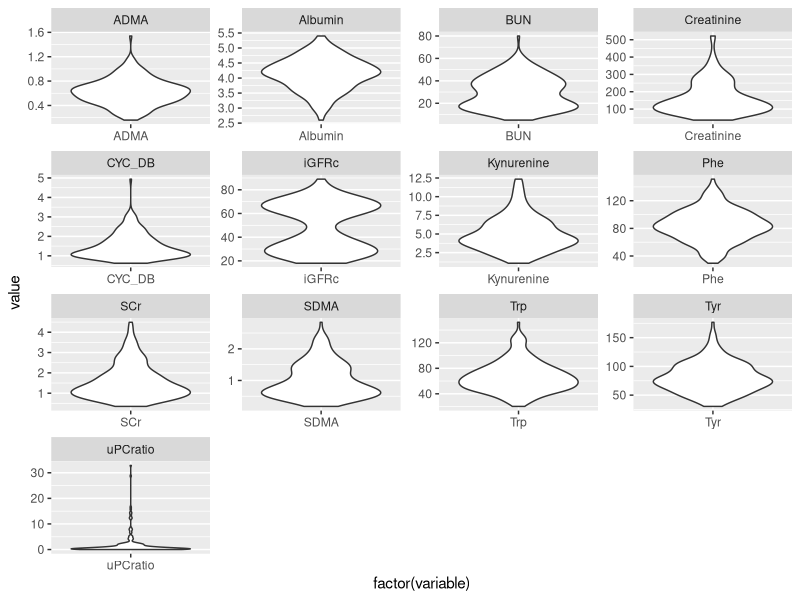
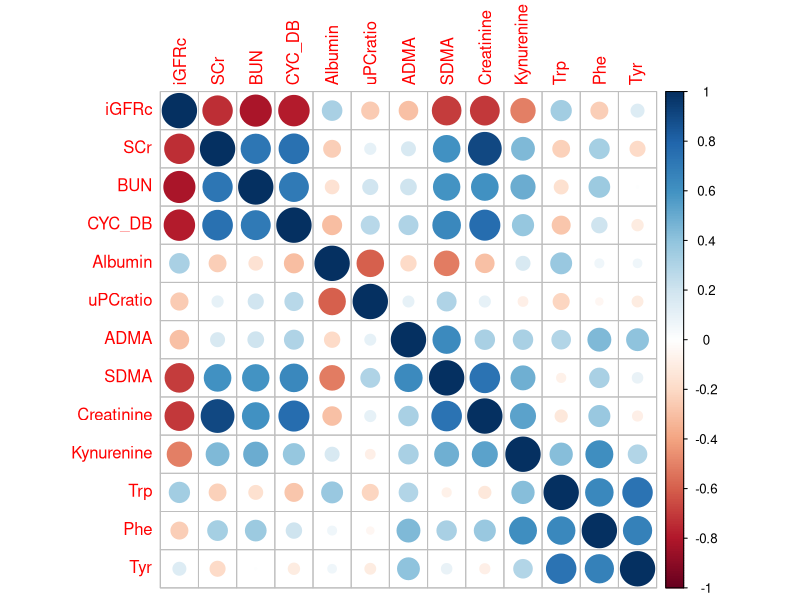
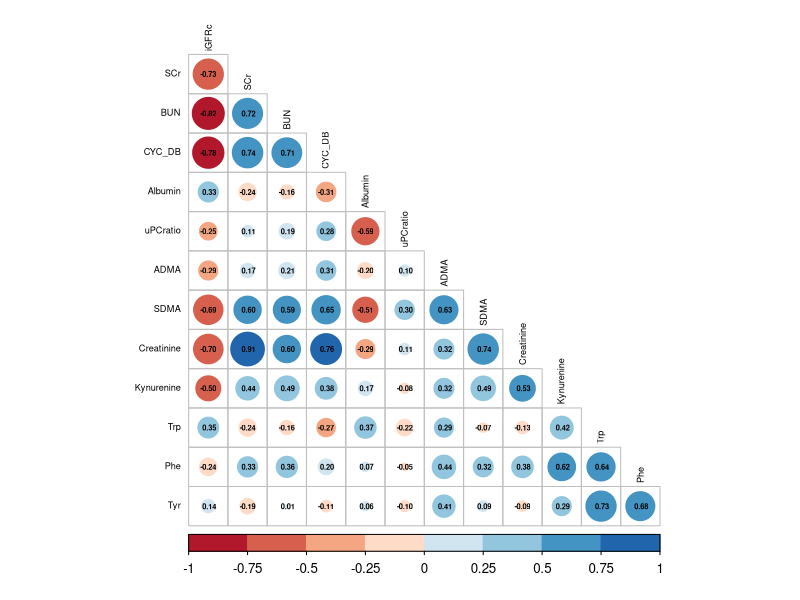
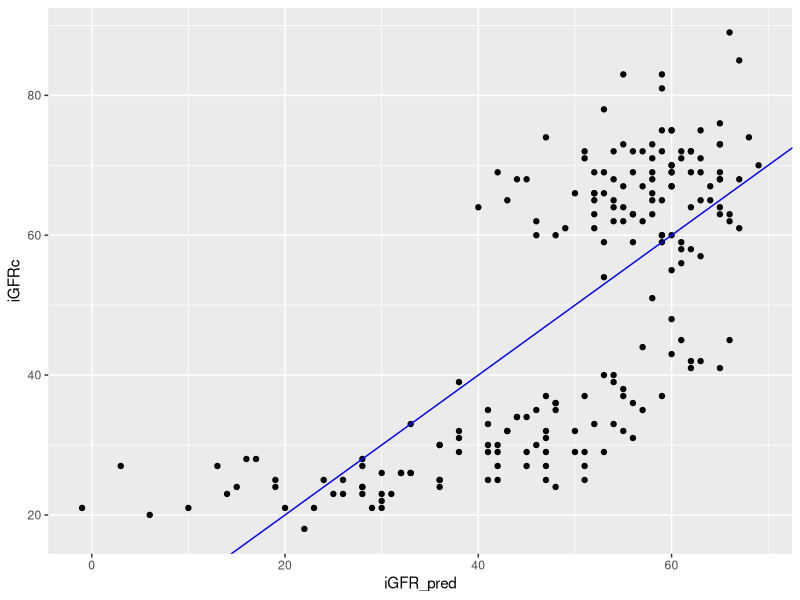
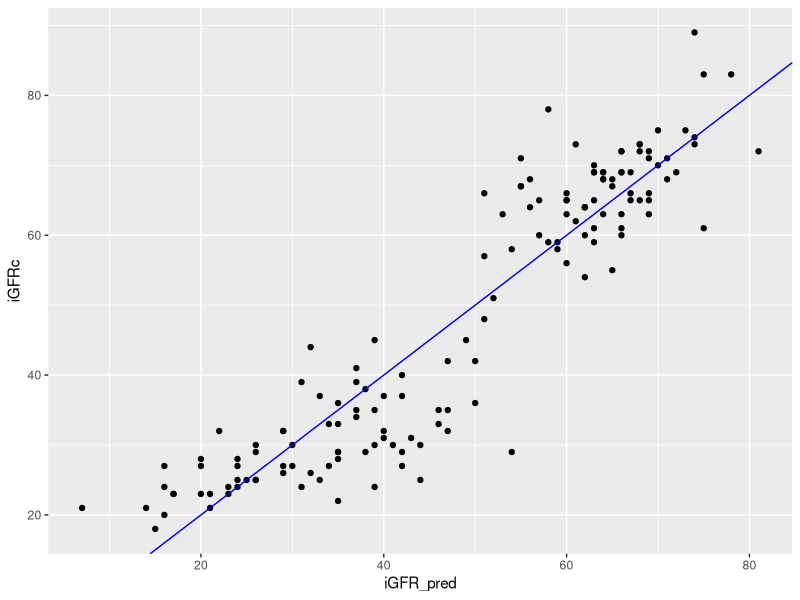
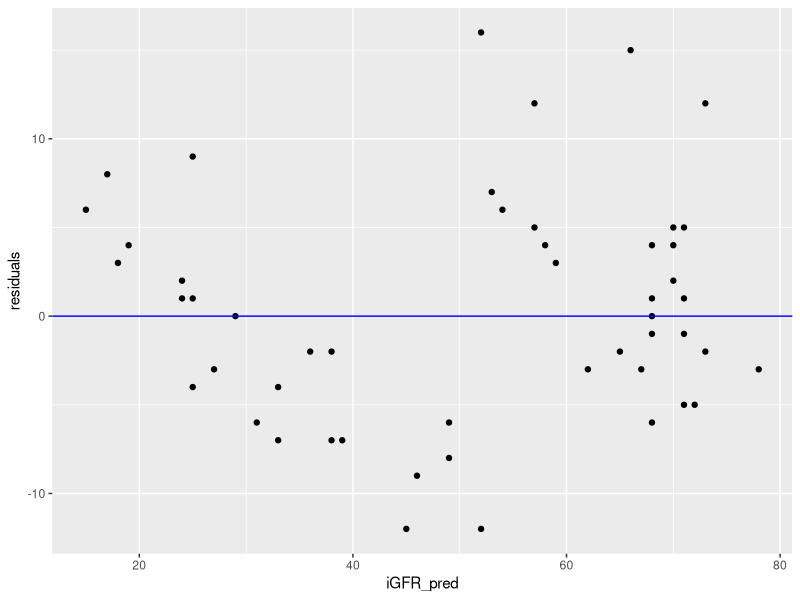
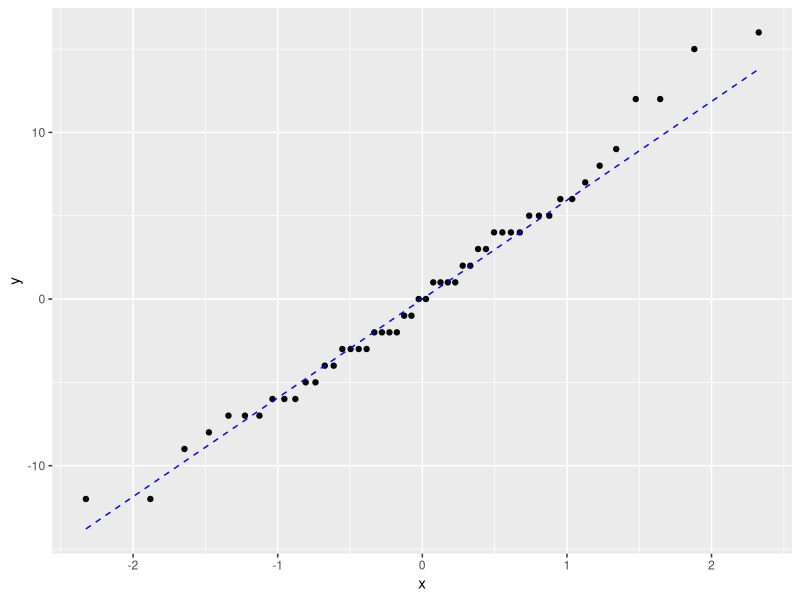
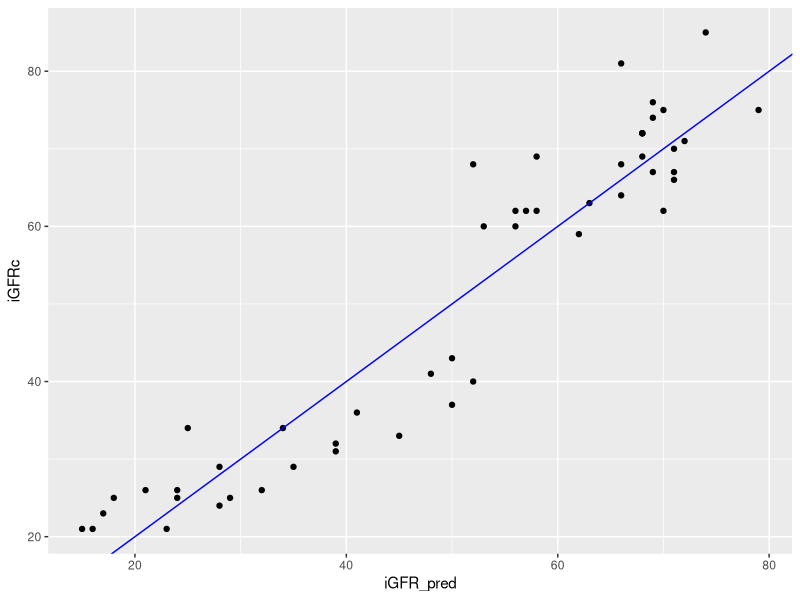

These charts were generated, in order, by the following R code:
## ---- chunk 1
knitr::opts_chunk$set(echo = TRUE)
library(tidyverse)
library(corrplot)
library(RColorBrewer)
library(broom)
library(Metrics)
library(car)

## ---- chunk 2
#load in CKD_data.csv and CKD_GFR.csv
data <- read_csv("data/CKD_data.csv")
glimpse(data)

GFR <- read_csv("data/CKD_GFR.csv")
glimpse(GFR)

#join by ID, convert ID to factor
ckd <- left_join(GFR, data, by = "id") %>%
        mutate(id = factor(id))
glimpse(ckd)

#how many subjects do we have? how many variables?
## ---- chunk 3
summary(ckd)
## ---- chunk 4
meltData <- gather(ckd[2:14], variable, value)

ggplot(meltData, aes(factor(variable), value)) +
  geom_violin() + facet_wrap(~variable, scale="free")
## ---- chunk 5
cors <- ckd %>% 
        select(-id) %>%
        cor(use = 'pairwise.complete.obs')

corrplot(cors) #default, but can we improve the information display? customize using available arguments -- see help for what's possible

corrplot(cors, type="lower", method="circle", addCoef.col="black", 
         number.cex=0.45, tl.cex = 0.55, tl.col = "black",
         col=brewer.pal(n=8, name="RdBu"), diag=FALSE)

#corrplot.mixed(cors) #instead of above, can also try a different function from package
## ---- chunk 6
#fit the linear model
# lm(formula = ___, data = ___)
slr.fit <- lm(iGFRc ~ SCr, ckd)

#print the model
slr.fit

#what is the equation of our model? Does this make sense to you?
## ---- chunk 7
#view a summary of the model
summary(slr.fit)

#extract information
coef(slr.fit)

## ---- chunk 8
tidy(slr.fit)
# aha!
## ---- chunk 9
head(augment(slr.fit))

#if you want to add the fit-related columns to the entire data frame, specify the data frame
head(augment(slr.fit, ckd))
## ---- chunk 10
glance(slr.fit)
## ---- chunk 11
ckd <- ckd %>%
        mutate(iGFR_pred = round(predict(slr.fit, ckd),0))
## ---- chunk 12
comp <- cbind(round(slr.fit$fitted.values,0), ckd$iGFR_pred)
head(comp)
## ---- chunk 13
# Make a plot to compare predictions to actual (prediction on x axis). 
ggplot(ckd, aes(x = iGFR_pred, y = iGFRc)) + 
  geom_point() +
  geom_abline(color = "blue")

## ---- chunk 14
#reload data to remove SLR predictions
data <- read_csv("data/CKD_data.csv")
GFR <- read_csv("data/CKD_GFR.csv")
#join by ID, convert ID to factor
ckd <- left_join(GFR, data, by = "id") %>%
        mutate(id = factor(id))

# sample(x, size, replace = FALSE, prob = NULL)
set.seed(622) #so we all get same random numbers
train <- sample(nrow(ckd), nrow(ckd) * 0.75)
test <- -train

ckd_train <- ckd[train, ] %>%
              select(-id)
ckd_test <- ckd[test, ] %>%
              select(-id)

# alternatively, two dplyr versions that only work on tibbles: 
# sample_n(tbl, size, replace = FALSE, weight = NULL, .env = NULL)
# sample_frac(tbl, size = 1, replace = FALSE, weight = NULL,
#   .env = NULL)
## ---- chunk 15
#fit the model
mod.full <- lm(iGFRc ~ ., data = ckd_train)

#check out the model info
glance(mod.full)

tidy(mod.full) %>%
    arrange(p.value)

#add the predicted values to the train set
ckd_train <- ckd_train %>%
              mutate(iGFR_pred = round(augment(mod.full)$.fitted,0))
## ---- chunk 16
ggplot(ckd_train, aes(x = iGFR_pred, y = iGFRc)) + 
  geom_point() +
  geom_abline(color = "blue")

## ---- chunk 17
ckd_test <- ckd_test %>%
              mutate(iGFR_pred = round(predict(mod.full, ckd_test),0))
## ---- chunk 18
# Make a residual plot (prediction on x axis). 
ckd_test <- ckd_test %>%
        mutate(residuals = iGFRc - iGFR_pred)

ggplot(ckd_test, aes(x = iGFR_pred, y = residuals)) + 
  geom_point() +
  geom_hline(yintercept = 0, color = "blue")

# Make a QQ plot of the residuals
ggplot(ckd_test, aes(sample = residuals)) + 
  stat_qq() + stat_qq_line(linetype = 2, color = "blue")

# alternatively can visually assess normality via histogram of residuals
# ggplot(ckd_test, aes(residuals)) +
#   geom_histogram()
## ---- chunk 19
# rmse(actual, predicted)
rmse(ckd_train$iGFRc, mod.full$fitted.values) #7.04
rmse(ckd_test$iGFRc, ckd_test$iGFR_pred) #8.10

# mape(actual, predicted)
mape(ckd_train$iGFRc, mod.full$fitted.values) #0.13 or 13%
mape(ckd_test$iGFRc, ckd_test$iGFR_pred) #0.16 or 16%
## ---- chunk 20
vif(mod.full)
## ---- chunk 21
#sort the variables by the p value of their coefficients
tidy(mod.full) %>%
    arrange(p.value)

#if we select the 'most' significant variables with pvalues ~ 0.05:
# Trp, Kynurenine, BUN, CYC_DB, Phe, ADMA

## ---- chunk 22
#reload data to remove full model predictions
data <- read_csv("data/CKD_data.csv")
GFR <- read_csv("data/CKD_GFR.csv")
#join by ID, convert ID to factor
ckd <- left_join(GFR, data, by = "id") %>%
        mutate(id = factor(id))

# sample(x, size, replace = FALSE, prob = NULL)
set.seed(622) #so we all get same random numbers
train <- sample(nrow(ckd), nrow(ckd) * 0.75)
test <- -train

ckd_train <- ckd[train, ] %>%
              select(-id)
ckd_test <- ckd[test, ] %>%
              select(-id)
## ---- chunk 23
mod2 <- lm(iGFRc ~ Trp + Kynurenine + BUN + CYC_DB 
               + Phe + ADMA, data = ckd_train)
## ---- chunk 24
#predict values for test set and add as new column, iGFR_pred
ckd_test <- ckd_test %>%
              mutate(iGFR_pred = round(predict(mod2, ckd_test),0))


#plot actual vs predicted for test set
ggplot(ckd_test, aes(x = iGFR_pred, y = iGFRc)) + 
  geom_point() +
  geom_abline(color = "blue")

# Make a residual plot (prediction on x axis). 
ckd_test <- ckd_test %>%
        mutate(residuals = iGFRc - iGFR_pred)

ggplot(ckd_test, aes(x = iGFR_pred, y = residuals)) + 
  geom_point() +
  geom_hline(yintercept = 0, color = "blue")

# QQ plot of the residuals
ggplot(ckd_test, aes(sample = residuals)) + 
  stat_qq() + stat_qq_line(linetype = 2, color = "blue")

#calculate test set error
rmse(ckd_test$iGFRc, ckd_test$iGFR_pred) #7.92
mape(ckd_test$iGFRc, ckd_test$iGFR_pred) #0.16 or 16%
